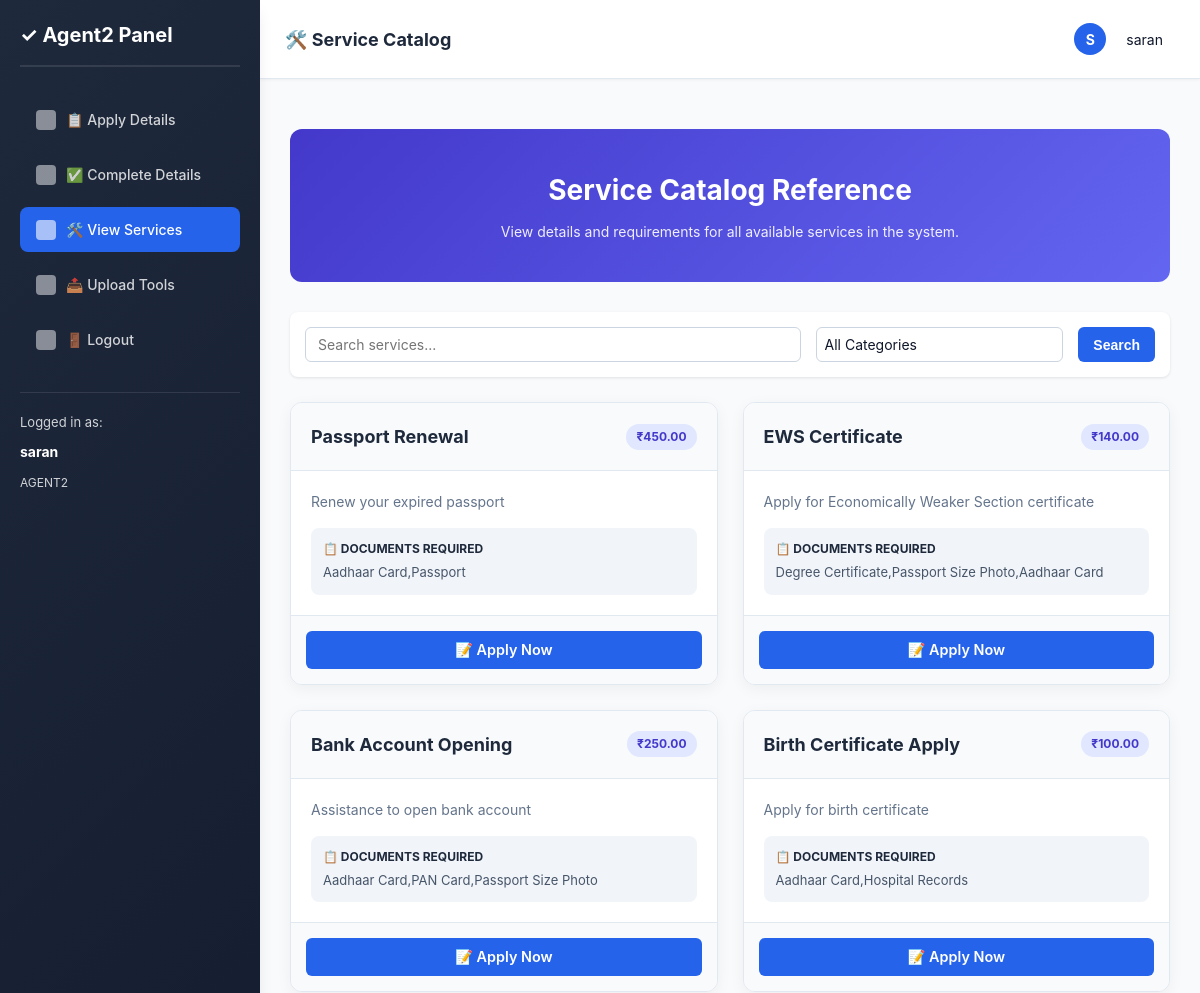
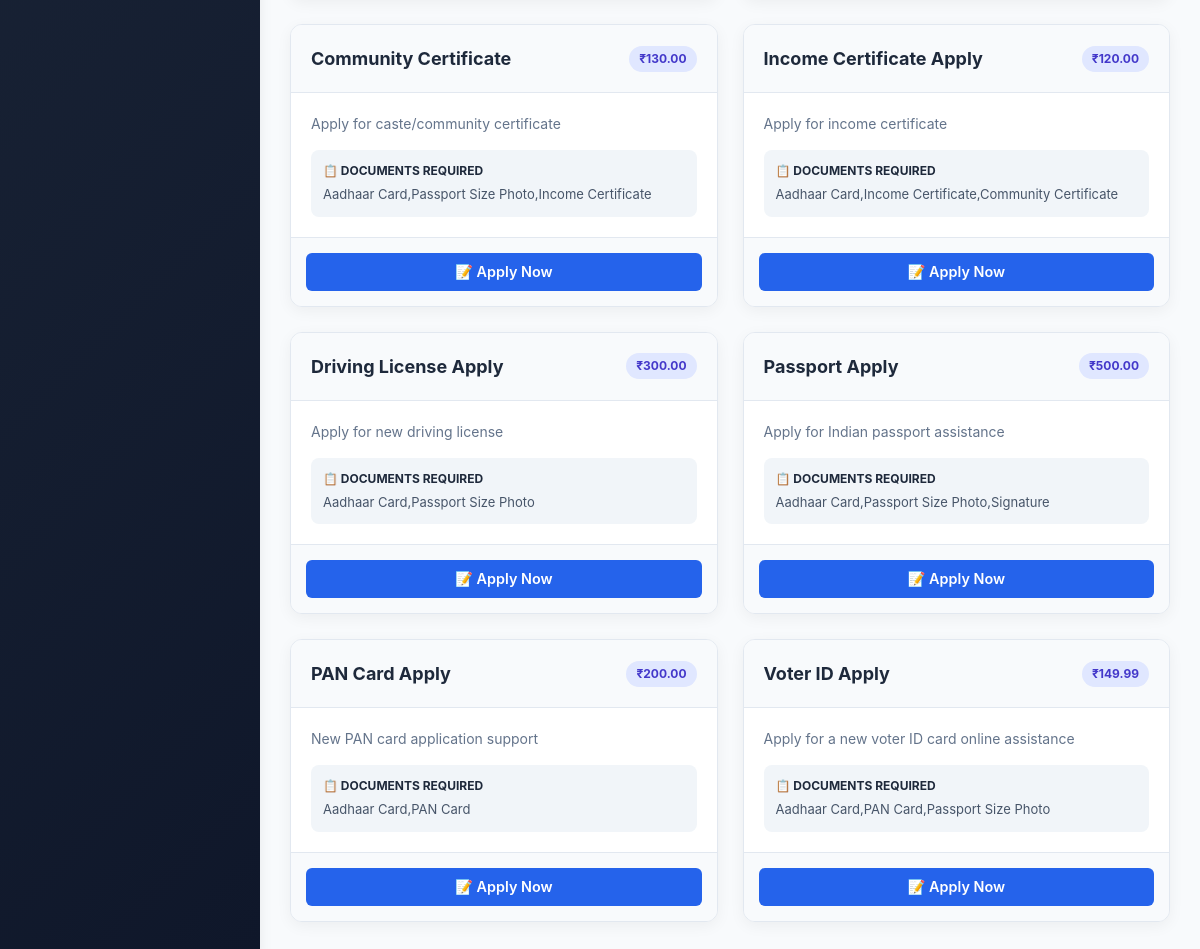
The app's page /agent2/service/ (signed in) with its own data (2 pictures, top to bottom).
### services/models.py (models this page shows, shortened)
class User(AbstractUser):
    ROLE_CHOICES = [
        ('ADMIN', 'Admin'),
        ('AGENT1', 'Agent1'),
        ('AGENT2', 'Agent2'),
        ('USER', 'User'),
    ]
    role = models.CharField(max_length=10, choices=ROLE_CHOICES, default='USER')
    mobile = models.CharField(max_length=15, blank=True, null=True)

class Service(models.Model):
    name = models.CharField(max_length=100)
    description = models.TextField()
    charges = models.DecimalField(max_digits=10, decimal_places=2, default=0.00, help_text="Service charges amount")
    documents_required = models.TextField(blank=True, help_text="List of required documents")
    tutorial_link = models.URLField(blank=True, help_text="YouTube or tutorial video link")
    apply_link = models.URLField(blank=True, help_text="Link to apply for this service")
    page = models.ForeignKey('Page', on_delete=models.SET_NULL, null=True, blank=True, related_name='services', help_text="Assign to a specific page")
    created_at = models.DateTimeField(auto_now_add=True)

### services/views.py (the view)
# urls.py: path('agent2/service/', views.agent2_service, name='agent2_service'), # Ensure this line is present
@login_required
@role_required(['AGENT2'])
def agent2_service(request):
    all_services = Service.objects.all().order_by('-id')
    pages = Page.objects.all()
    search_query = request.GET.get('search_services')
    if search_query:
        all_services = all_services.filter(Q(name__icontains=search_query) | Q(description__icontains=search_query))
    page_filter_id = request.GET.get('page_filter')
    if page_filter_id:
        all_services = all_services.filter(page_id=page_filter_id)
    context = {
        'services': all_services,
        'pages': pages,
        'search_query_services': search_query,
        'page_filter_id': page_filter_id,
        'sidebar_counts': get_agent2_sidebar_counts(request.user),
    }
    return render(request, 'agent2-site/service.html', context)

### services/context_processors.py (called while the page is built)
def admin_pages(request):
    if request.path.startswith('/adminsite/'):
        return {'pages': Page.objects.all()}
    return {'pages': []}

### services/views.py (called while the page is built, shortened)
def role_required(allowed_roles):
    def decorator(view_func):
        @wraps(view_func)
        def _wrapped_view(request, *args, **kwargs):
            if not request.user.is_authenticated:
                return redirect(reverse('login') + '?next=' + request.path)
            is_permitted = request.user.role in allowed_roles
            if 'ADMIN' in allowed_roles and (request.user.is_staff or request.user.is_superuser):
                is_permitted = True
            return view_func(request, *args, **kwargs)
        return _wrapped_view
    return decorator

def get_agent2_sidebar_counts(user):
    agent_base = ServiceRequest.objects.filter(user=user)
    return {
        'all': agent_base.count(),
        'pending': agent_base.filter(status='Pending').count(),
        'in_progress': agent_base.filter(status='In Progress').count(),
        'completed': agent_base.filter(status='Completed').count(),
    }

### services/templates/agent2-site/service.html (shortened to what this page needs)
{% extends 'agent2-site/base-agent2.html' %}
{% block content %}
<div class="agent2-service-hero">
    <h1>Service Catalog Reference</h1>
    <p>View details and requirements for all available services in the system.</p>
</div>
<div class="filter-bar" style="margin-bottom: 25px;">
    <form method="get" action="{% url 'agent2_service' %}" style="display: flex; gap: 15px; width: 100%; flex-wrap: wrap;">
        <div style="flex: 2; min-width: 200px;">
            <input type="text" name="search_services" placeholder="Search services..."
                   value="{{ search_query_services|default:'' }}"
                   style="width: 100%; padding: 8px 12px; border: 1px solid #cbd5e1; border-radius: 6px;">
        </div>
        <div style="flex: 1; min-width: 150px;">
            <select name="page_filter" onchange="this.form.submit()" style="width: 100%; padding: 8px; border-radius: 6px; border: 1px solid #cbd5e1; background: white;">
                <option value="">All Categories</option>
            </select>
        </div>
        <div style="display: flex; gap: 8px;">
            <button type="submit" class="btn btn-primary" style="padding: 8px 15px; background: #2563eb; color: white; border: none; border-radius: 6px; cursor: pointer;">Search</button>
        </div>
    </form>
</div>
<div class="services-grid">
    {% for service in services %}
    <div class="service-card">
        <div class="service-card-header">
            <h3>{{ service.name }}</h3>
            <div class="service-badge">₹{{ service.charges }}</div>
        </div>
        <div class="service-card-body">
            <p>{{ service.description }}</p>
            {% if service.documents_required %}
            <div class="doc-req-box">
                <strong>📋 Documents Required</strong>
                {{ service.documents_required|linebreaksbr }}
            </div>
            {% endif %}
        </div>
        <div style="padding: 15px; background: #f8fafc; border-top: 1px solid #e2e8f0; display: flex; gap: 10px;">
            <a href="{% url 'agent2_apply' service.id %}" style="flex: 1; text-align: center; background: #2563eb; color: white; text-decoration: none; padding: 8px; border-radius: 6px; font-size: 0.9rem; font-weight: 600;">📝 Apply Now</a>
        </div>
    </div>
    {% empty %}
    <div style="grid-column: 1 / -1; text-align: center; padding: 50px; background: white; border-radius: 12px; color: #94a3b8;">
        No services found matching your criteria.
    </div>
    {% endfor %}
</div>
{% endblock %}

### services/templates/agent2-site/base-agent2.html (shortened to what this page needs)
{% load static %}
<!DOCTYPE html>
<html lang="en">
<head>
    <link rel="stylesheet" href="{% static 'services/css/style.css' %}">
</head>
<body>
<div class="dashboard-container">
    <aside class="sidebar">
        <div class="sidebar-header">✓ Agent2 Panel</div>
        <ul class="sidebar-menu">
            <li><a href="{% url 'agent2_apply_details' %}" class="{% if request.resolver_match.url_name == 'agent2_apply_details' %}active-link{% endif %}">📋 Apply Details</a></li>
            <li><a href="{% url 'agent2_complete_details' %}" class="{% if request.resolver_match.url_name == 'agent2_complete_details' %}active-link{% endif %}">✅ Complete Details</a></li>
            <li><a href="{% url 'agent2_service' %}" class="{% if request.resolver_match.url_name == 'agent2_service' %}active-link{% endif %}">🛠️ View Services</a></li>
            <li><a href="{% url 'agent2_upload' %}">📤 Upload Tools</a></li>
            <li><a href="{% url 'agent2_login' %}">🚪 Logout</a></li>
        </ul>
        <div class="user-info">
            <p>Logged in as:</p>
            <strong>{{ user.get_full_name|default:user.username }}</strong>
            <p style="margin-top: 12px; font-size: 12px;">{{ user.role }}</p>
        </div>
    </aside>
    <div class="main-content">
        <div class="topbar">
            <div class="topbar-left">
                <h2 class="topbar-title">
                    {% if request.resolver_match.url_name == 'agent2_dashboard' %}📑 All Assigned
                    {% elif request.resolver_match.url_name == 'agent2_service' %}🛠️ Service Catalog
                    {% elif request.resolver_match.url_name == 'agent2_upload' %}📤 Upload Tools
                    {% elif request.resolver_match.url_name == 'agent2_request_detail' %}Application Review
                    {% else %}Agent Portal{% endif %}
                </h2>
            </div>
            <div class="topbar-right">
                <div class="user-dropdown">
                    <div class="user-avatar">{{ user.username|first }}</div>
                    <span>{{ user.get_full_name|default:user.username }}</span>
                </div>
            </div>
        </div>
        <div class="page-content">
            {% block content %}{% endblock %}
        </div>
    </div>
</div>
</body>
</html>

### services/static/services/css/style.css (style rules this page uses)
:root { --primary: #2563eb; --primary-hover: #1d4ed8; --secondary: #64748b; --success: #10b981; --warning: #f59e0b; --danger: #ef4444; --info: #3b82f6; --background: #f8fafc; --card-bg: #ffffff; --dark-bg: #0f172a; --dark-card: #1e293b; --text-main: #0f172a; --text-muted: #64748b; --border: #e2e8f0; --shadow: 0 4px 6px -1px rgb(0 0 0 / 0.1); --shadow-lg: 0 10px 15px -3px rgb(0 0 0 / 0.1); }
* { margin: 0; padding: 0; box-sizing: border-box; }
html, body { height: 100%; }
body { background-color: var(--background); color: var(--text-main); font-family: 'Inter', system-ui, -apple-system, sans-serif; line-height: 1.5; font-size: 14px; }
.dashboard-container { display: flex; min-height: 100vh; background-color: var(--background); }
.sidebar { width: 260px; background: linear-gradient(135deg, #1e293b 0%, #0f172a 100%); color: white; padding: 20px; overflow-y: auto; box-shadow: var(--shadow-lg); transition: all 0.3s ease; position: sticky; top: 0; }
.main-content { flex: 1; overflow-y: auto; display: flex; flex-direction: column; }
.topbar { background: white; border-bottom: 1px solid var(--border); padding: 20px 30px; display: flex; justify-content: space-between; align-items: center; box-shadow: 0 1px 3px rgb(0 0 0 / 0.05); animation: slideDown 0.4s ease-out; }
.page-content { flex: 1; padding: 30px; animation: fadeIn 0.5s ease-out; }
.sidebar-header { font-size: 20px; font-weight: 700; margin-bottom: 30px; padding-bottom: 15px; border-bottom: 2px solid rgba(255, 255, 255, 0.1); color: white; }
.sidebar-menu { list-style: none; }
.sidebar-menu li { margin-bottom: 10px; }
.sidebar-menu a { display: flex; align-items: center; gap: 12px; padding: 12px 16px; color: rgba(255, 255, 255, 0.8); text-decoration: none; border-radius: 8px; transition: all 0.3s ease; font-weight: 500; }
.sidebar-menu a::before { content: ''; display: inline-block; width: 20px; height: 20px; background: currentColor; border-radius: 4px; opacity: 0.6; }
.user-info { margin-top: 30px; padding-top: 20px; border-top: 1px solid rgba(255, 255, 255, 0.1); color: rgba(255, 255, 255, 0.8); }
.user-info p { margin-bottom: 5px; font-size: 13px; }
.user-info strong { display: block; font-size: 14px; color: white; margin-top: 8px; }
.topbar-left { display: flex; align-items: center; gap: 15px; }
.topbar-title { font-size: 24px; font-weight: 700; color: var(--text-main); }
.topbar-right { display: flex; align-items: center; gap: 20px; }
.user-dropdown { display: flex; align-items: center; gap: 10px; padding: 8px 12px; border-radius: 8px; cursor: pointer; transition: all 0.3s ease; }
.user-avatar { width: 36px; height: 36px; border-radius: 50%; background: linear-gradient(135deg, var(--primary), var(--info)); display: flex; align-items: center; justify-content: center; color: white; font-weight: 700; font-size: 16px; }
input[type="text"], input[type="email"], input[type="password"], input[type="number"], input[type="date"], input[type="time"], textarea, select { padding: 12px 14px; border: 1px solid var(--border); border-radius: 8px; font-size: 14px; font-family: inherit; background: white; color: var(--text-main); transition: all 0.3s ease; }
select { cursor: pointer; appearance: none; background-repeat: no-repeat; background-position: right 12px center; padding-right: 32px; }
button, .btn { padding: 10px 20px; border: none; border-radius: 8px; font-size: 14px; font-weight: 600; cursor: pointer; transition: all 0.3s ease; display: inline-flex; align-items: center; justify-content: center; gap: 8px; text-decoration: none; }
.btn-primary { background-color: var(--primary); color: white; }

### services/templates/agent2-site/base-agent2.html (style rules this page uses)
.topbar { display: flex; justify-content: space-between; align-items: center; background: white; padding: 15px 25px; border-bottom: 1px solid #e2e8f0; margin-bottom: 20px; }
.topbar-title { margin: 0; font-size: 18px; color: #1e293b; font-weight: 700; }
.user-dropdown { display: flex; align-items: center; gap: 10px; }
.user-avatar { width: 32px; height: 32px; background: #2563eb; color: white; border-radius: 50%; display: flex; align-items: center; justify-content: center; font-weight: bold; font-size: 14px; text-transform: uppercase; }
.filter-bar { background: white; padding: 15px; border-radius: 8px; margin-bottom: 20px; display: flex; gap: 15px; box-shadow: 0 1px 3px rgba(0,0,0,0.1); }
.sidebar-menu li a { display: flex; align-items: center; gap: 10px; transition: 0.3s; }
.active-link { background: #2563eb; color: white !important; }

### records on screen
User: get_full_name "saran", role "AGENT2", username|first "S"
Service: name "Passport Renewal", charges "450.00", description "Renew your expired passport", documents_required "Aadhaar Card,Passport"
Service: name "EWS Certificate", charges "140.00", description "Apply for Economically Weaker Section certificate", documents_required "Degree Certificate,Passport Size Photo,Aadhaar Card"
Service: name "Bank Account Opening", charges "250.00", description "Assistance to open bank account", documents_required "Aadhaar Card,PAN Card,Passport Size Photo"
Service: name "Birth Certificate Apply", charges "100.00", description "Apply for birth certificate", documents_required "Aadhaar Card,Hospital Records"
Service: name "Community Certificate", charges "130.00", description "Apply for caste/community certificate", documents_required "Aadhaar Card,Passport Size Photo,Income Certificate"
Service: name "Income Certificate Apply", charges "120.00", description "Apply for income certificate", documents_required "Aadhaar Card,Income Certificate,Community Certificate"
Service: name "Driving License Apply", charges "300.00", description "Apply for new driving license", documents_required "Aadhaar Card,Passport Size Photo"
Service: name "Passport Apply", charges "500.00", description "Apply for Indian passport assistance", documents_required "Aadhaar Card,Passport Size Photo,Signature"
Service: name "PAN Card Apply", charges "200.00", description "New PAN card application support", documents_required "Aadhaar Card,PAN Card"
Service: name "Voter ID Apply", charges "149.99", description "Apply for a new voter ID card online assistance", documents_required "Aadhaar Card,PAN Card,Passport Size Photo"
